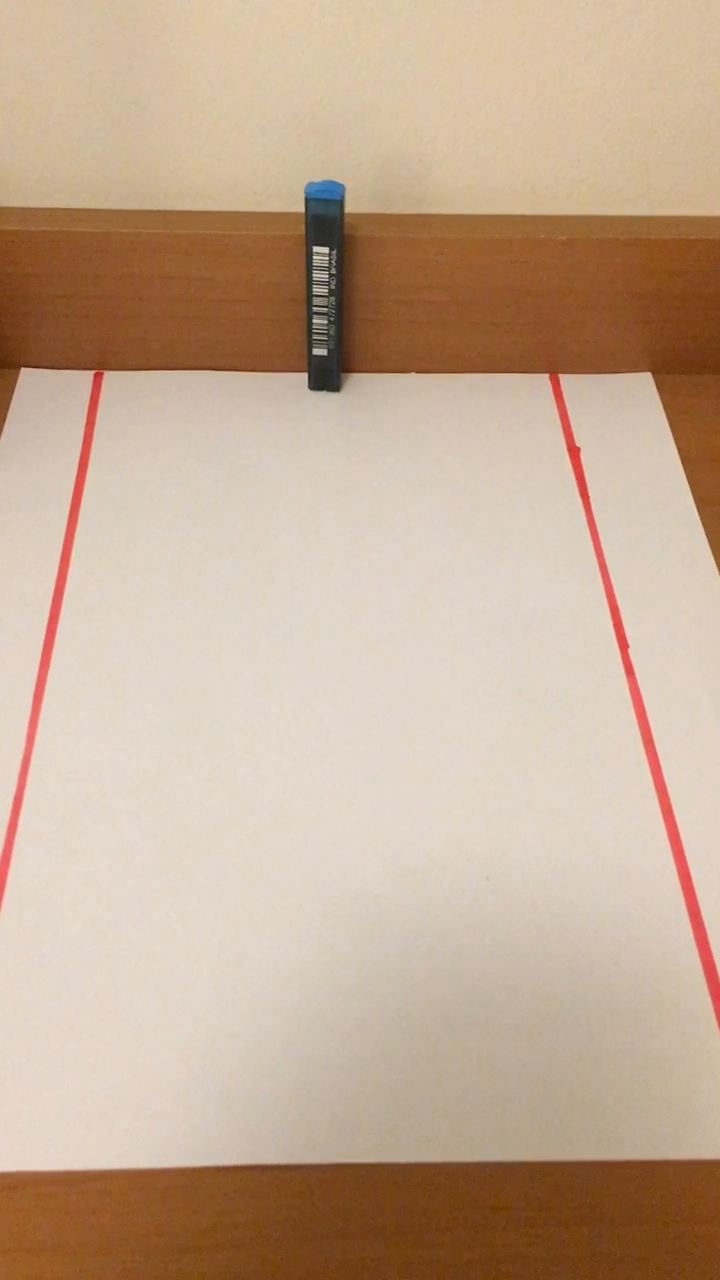
#> input picture frame 9 of visao2/IMG_1926.MOV, 720 x 1280 px
$ python houghlines_lucas.py
#> lines starting #> are read from the running program, lines starting #| are printed output that depends on the picture; after the words box and inside, x2 and y2 are one past the last pixel; in counts of white or black regions, pixels touching at a corner belong together
#!/usr/bin/python
#-*- coding:utf-8 -*-

from __future__ import print_function

import cv2
import numpy as np
import math

video = cv2.VideoCapture('IMG_1926.MOV')

while True:
    ret, frame = video.read() #ret avalia se condição de captura do frame = true, enquanto o frame indica a caputra do frame do video em si
#> frame is the input picture: shape (1280, 720, 3); mean B, G, R 148.2, 171.2, 196.5

    src = frame
    dst = cv2.Canny(src, 50, 200) # aplica o detector de bordas de Canny à imagem src
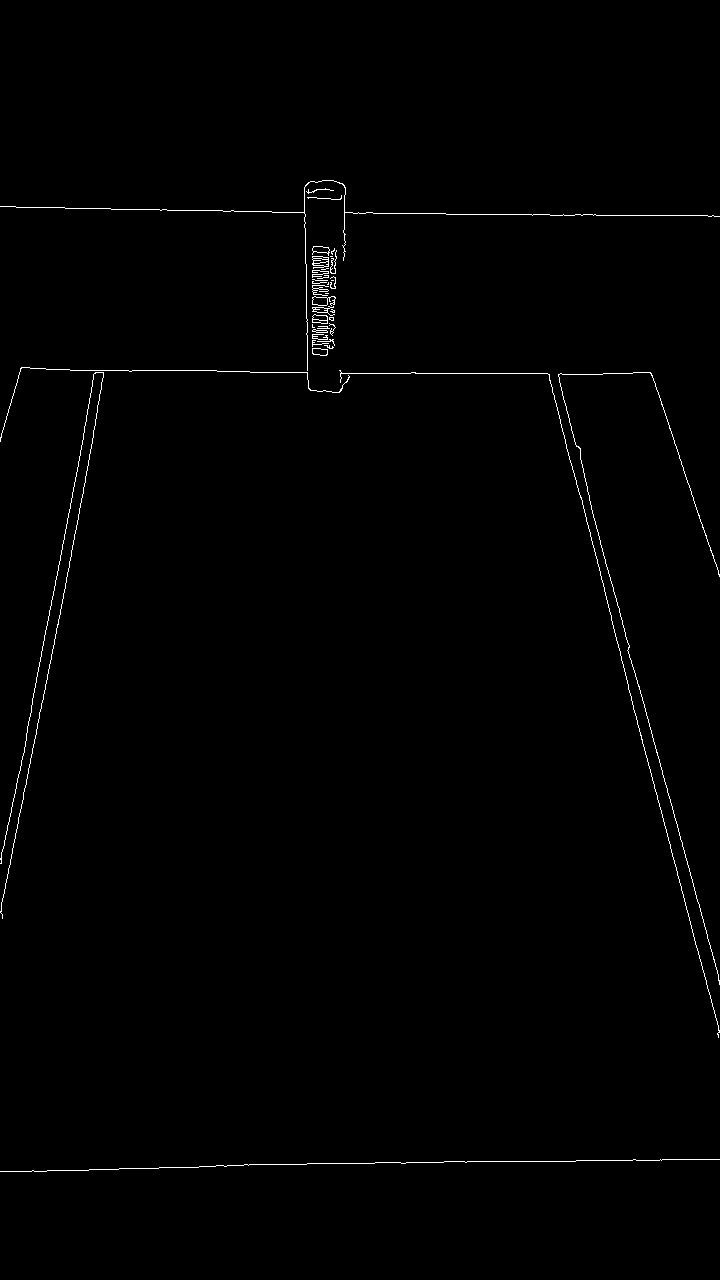
#> dst: shape (1280, 720); 0.65% white in thin lines or dots, all inside (x1, y1, x2, y2) = (0, 180, 720, 1172)
    cdst = cv2.cvtColor(dst, cv2.COLOR_GRAY2BGR) # Converte a imagem para BGR para permitir desenho colorido


    if True: # HoughLinesP
        lines = cv2.HoughLinesP(dst, 1, math.pi/180.0, 40, np.array([]), 50, 10)
#> lines = 45 rows, first 6: [340, 373, 547, 373], [394, 213, 507, 214], [31, 706, 89, 403], [4, 893, 95, 425], [0, 1171, 88, 1170], [461, 1161, 517, 1161]

        print("Used Probabilistic Rough Transform")
        print("The probabilistic hough transform returns the end points of the detected lines")
        a,b,c = lines.shape
#> a = 45; b = 1; c = 4

        line_sizes = []
        for i in range(a):
            # Faz uma linha ligando o ponto inicial ao ponto final, com a cor vermelha (BGR)
            cv2.line(cdst, (lines[i][0][0], lines[i][0][1]), (lines[i][0][2], lines[i][0][3]), (0, 255, 0), 3)

            line_size = math.sqrt((lines[i][0][2] - lines[i][0][0])**2 + (lines[i][0][3] - lines[i][0][1])**2)
            line_sizes.append(line_size)
#> this loop made 45 passes
#> line_size on passes 1 to 12: 207, 113, 308.5, 476.8, 88.01, 56, 254.4, 222.7, 239, 66.22, 201, 163
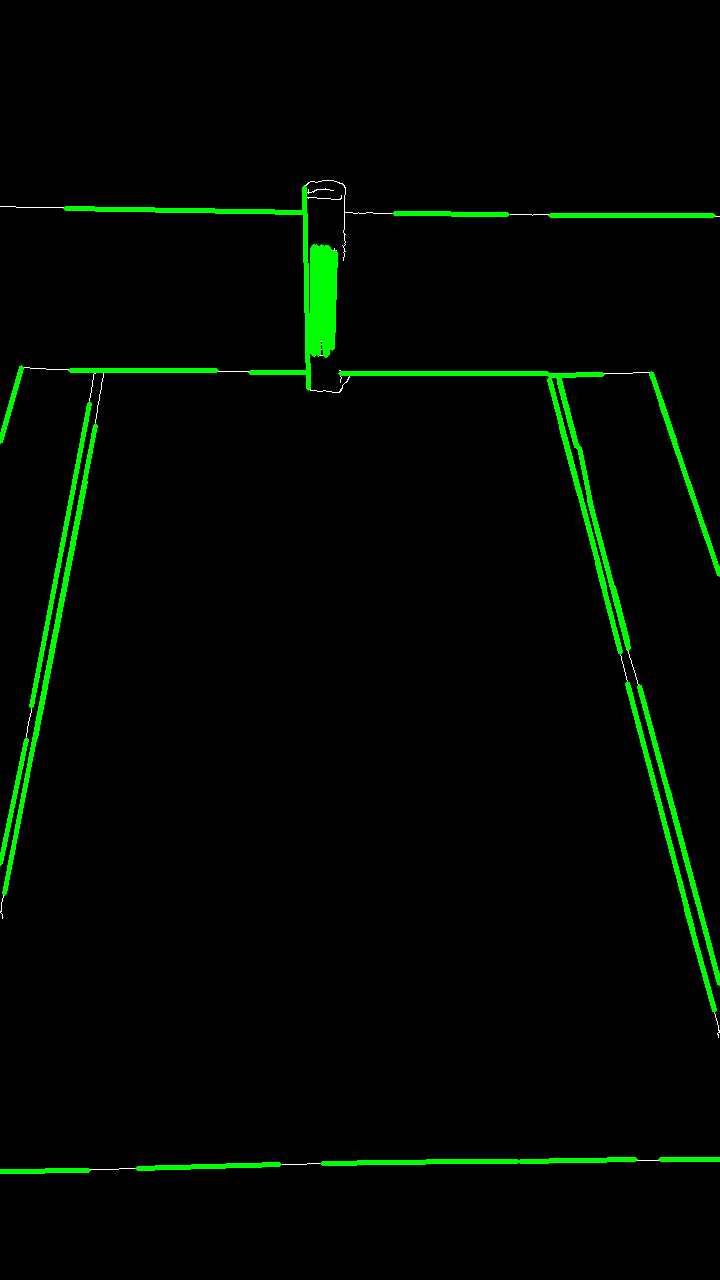
#> cdst: shape (1280, 720, 3); mean B, G, R 0.2, 7, 0.2
#> after the loop, line_sizes = 45 values, max 476.8 at index 3, min 53.01 at index 22, mean 134.3


        biggest_line = line_sizes.index(max(line_sizes))
#> biggest_line = 3
        line_sizes[biggest_line] = 0
        second_biggest = line_sizes.index(max(line_sizes))
#> second_biggest = 2

        cv2.line(cdst, (int(round((lines[biggest_line][0][0] + lines[second_biggest][0][0])/2)), int(round((lines[biggest_line][0][1] + lines[second_biggest][0][1])/2))), (int(round((lines[biggest_line][0][2] + lines[second_biggest][0][2])/2)), int(round((lines[biggest_line][0][3] + lines[second_biggest][0][3])/2))), (0, 0, 255), 3)
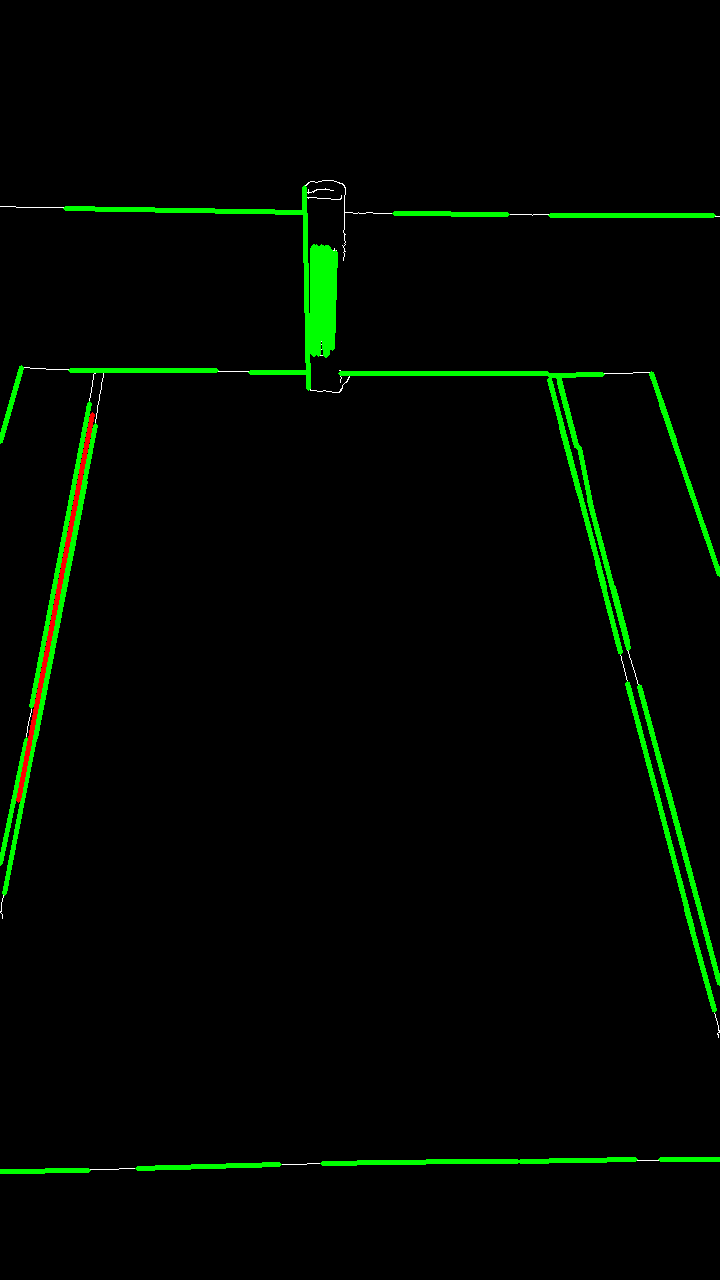
#> cdst: shape (1280, 720, 3); 0.21% of pixels changed, all inside (x1, y1, x2, y2) = (16, 412, 95, 803)


# [15 lines of commented-out code are left out]

    cv2.imshow("detected lines", cdst)
    cv2.waitKey(1)

# When everything done, release the capture
video.release()
cv2.destroyAllWindows()
